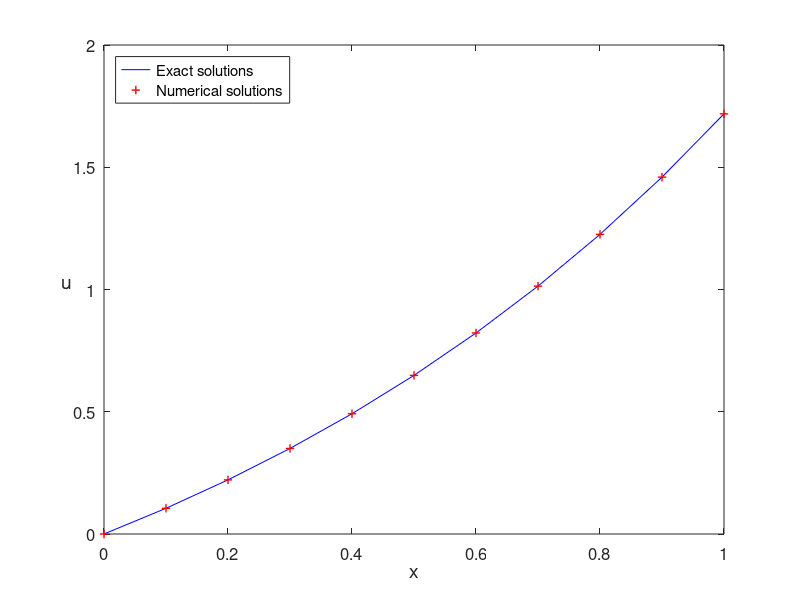

Here is the MATLAB script that generated this plot:
% FEM1a.m
% Finite Element Method
% -u_xx=-exp(x) in [0,1] 
% u(0)=0, u'(1)=e;
% exact solution: u=exp(x)-1.
clear all;  clf
N=10;
h=1/N;
X=0:h:1;
b=zeros(N,1);
A=zeros(N,N);
for i=2:N
    F1=@(x) N*(x-X(i-1)).*(-exp(x));     % handle
    R1=integral(F1,X(i-1),X(i));         % numerical integration
    F2=@(x) N*(X(i+1)-x).*(-exp(x));
    R2=integral(F2,X(i),X(i+1));
    b(i-1)=R1+R2;
end
F3=@(x) N*(x-X(N)).*(-exp(x));
b(N)=integral(F3,X(N),X(N+1))+exp(1); 
% Assemble matrix
a11=N;
a12=-N;
for i=1:N-1
    A(i,i)=2*a11;
    A(i,i+1)=a12;
    A(i+1,i)=a12;
end
A(N,N)=a11;
% solving the linear system
c=A\b;
un=vertcat(0,c); 
ue=exp(X)-1;
ue=ue';
Error=norm(un-ue)
% plot the figure
plot(X,ue,'b-',X,un,'r+','LineWidth',1)
%title('Numerical solutions vs Exact solutions','fontsize',14),
legend('Exact solutions','Numerical solutions','location','NorthWest')
set(gca,'fontsize',12)
xlabel('x','fontsize', 14), ylabel('u','fontsize',14,'Rotation',0)

% print -dpng -r600  FEM1a.png
